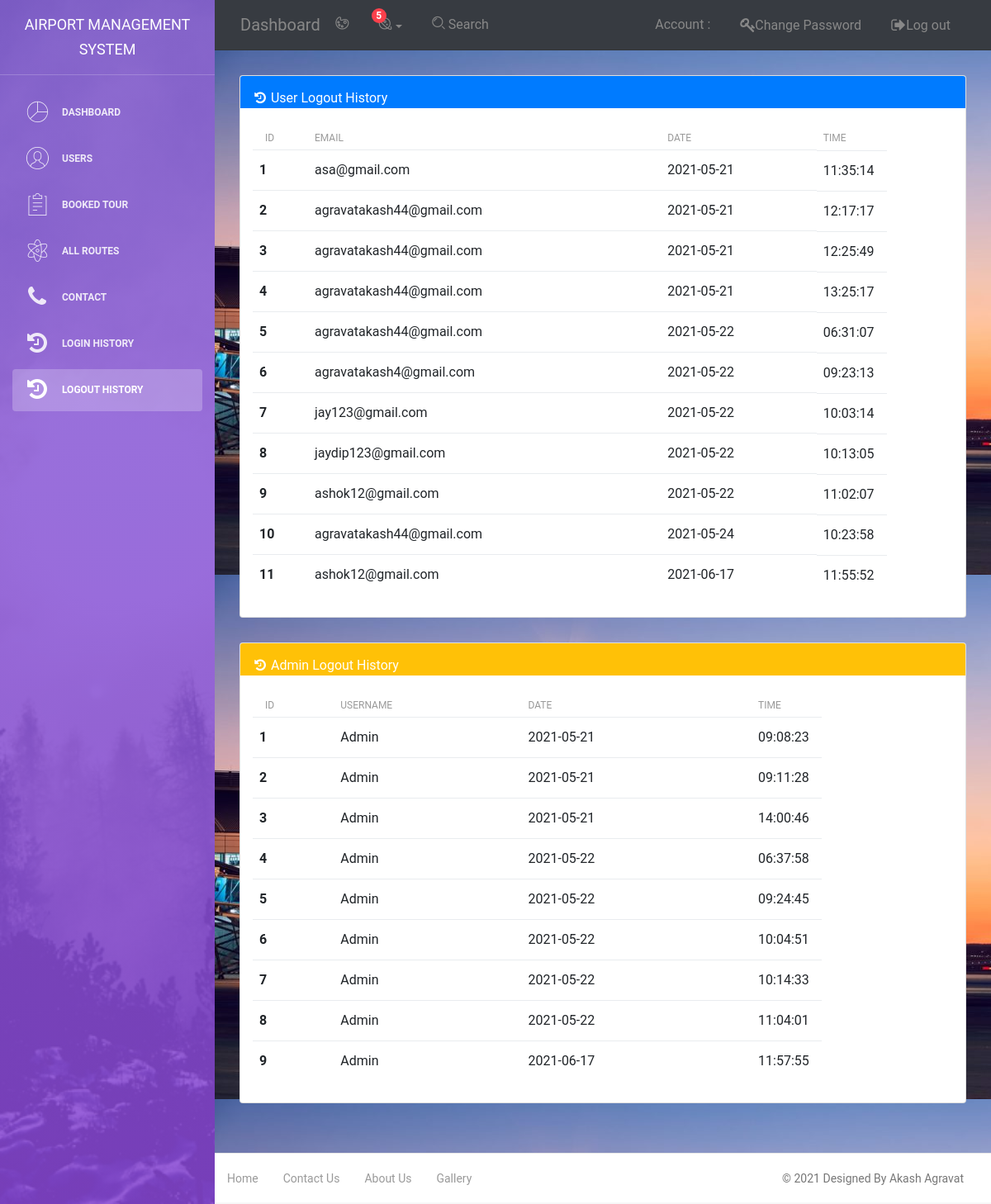
The page /Admin/notification.php on the database its author committed.
### tables this page shows
CREATE TABLE `psglogout` (
  `ID` int(11) NOT NULL,
  `UserName` varchar(200) NOT NULL,
  `Date` varchar(200) NOT NULL,
  `Time` varchar(200) NOT NULL
);

CREATE TABLE `adminogout` (
  `ID` int(100) NOT NULL,
  `UserName` varchar(100) NOT NULL,
  `Date` varchar(100) NOT NULL,
  `Time` varchar(100) NOT NULL
);

### Admin/notification.php (the view, shortened to what this page needs)
<?php
include('include/config.php');
$sql= "SELECT * FROM psglogout";
$result = mysqli_query($conn, $sql);
$sql1= "SELECT * FROM adminogout";
$result1= mysqli_query($conn, $sql1);
?>
<!DOCTYPE html>
<html lang="en">
<head>
    <link rel="stylesheet" href="https://stackpath.bootstrapcdn.com/bootstrap/4.3.1/css/bootstrap.min.css">
    <link rel="stylesheet" href="https://maxcdn.bootstrapcdn.com/font-awesome/latest/css/font-awesome.min.css" />
    <link href="../assets/css/bootstrap.min.css" rel="stylesheet" />
    <link href="../assets/css/light-bootstrap-dashboard.css?v=2.0.0 " rel="stylesheet" />
    <link href="../assets/css/demo.css" rel="stylesheet" />
</head>
<body>
    <div class="wrapper">
        <div class="sidebar" data-image="../assets/img/sidebar-5.jpg">
        <div class="sidebar-wrapper">
                <div class="logo">
                    <a href="#" class="simple-text">
                        Airport Management System
                    </a>
                </div>
                <ul class="nav">
                    <li >
                        <a class="nav-link " href="dashboard.php">
                            <i class="nc-icon nc-chart-pie-35"></i>
                            <p>Dashboard</p>
                        </a>
                    </li>
                    <li>
                        <a class="nav-link" href="Users.php">
                            <i class="nc-icon nc-circle-09"></i>
                            <p>Users</p>
                        </a>
                    </li>
                    <li class="nav-item ">
                        <a class="nav-link" href="BookeTicket.php">
                            <i class="nc-icon nc-notes"></i>
                            <p>Booked Tour</p>
                        </a>
                    </li>
                    <li >
                        <a class="nav-link" href="route.php">
                            <i class="nc-icon nc-atom"></i>
                            <p>All Routes</p>
                        </a>
                    </li>
                    <li>
                        <a class="nav-link" href="contact.php">
                            <i class="fa fa-phone"></i>
                            <p>Contact</p>
                        </a>
                    </li>
                    <li>
                        <a class="nav-link" href="history.php">
                            <i class="fa fa-history"></i>
                            <p>Login History</p>
                        </a>
                    </li>
                    <li class="nav-item active">
                        <a class="nav-link" href="notification.php">
                            <i class="fa fa-history"></i>
                            <p>Logout History</p>
                        </a>
                    </li>
                </ul>
        </div>
        </div>
        <div class="main-panel">
            <nav class="navbar navbar-expand-lg " color-on-scroll="500" style="background-color: rgb(55, 59, 65); ">
                <div class="container-fluid">
                    <a class="navbar-brand" href="#"> Dashboard </a>
                    <div class="collapse navbar-collapse justify-content-end" id="navigation">
                        <ul class="nav navbar-nav mr-auto">
                            <li class="nav-item">
                                <a href="#" class="nav-link" data-toggle="dropdown">
                                    <i class="nc-icon nc-palette"></i>
                                </a>
                            </li>
                            <li class="dropdown nav-item">
                                <a href="notification.php" class="dropdown-toggle nav-link" data-toggle="dropdown">
                                    <i class="nc-icon nc-planet"></i>
                                    <span class="notification">5</span>
                                </a>
                            </li>
                            <li class="nav-item">
                                <a href="https://www.google.com/search?q=" class="nav-link">
                                    <i class="nc-icon nc-zoom-split"></i>
                                    <span class="d-lg-block">&nbsp;Search</span>
                                </a>
                            </li>
                        </ul>
                        <ul class="navbar-nav ml-auto">
                            <li class="nav-item">
                                <a class="nav-link" href="account.php">
                                    <span class="no-icon">Account :  <?php echo $_SESSION['uname']?></span>
                                </a>
                            </li>
                            <li class="nav-item ">
                                <a class="nav-link" href="changeps.php">
                                    <span class="no-icon"><i class="fa fa-key"></i>Change Password</span>
                                </a>
                            </li>
                            <li class="nav-item">
                                <a class="nav-link" href="include/logout.php">
                                    <span class="no-icon"><i class="fa fa-sign-out"></i>Log out</span>
                                </a>
                            </li>
                        </ul>
                    </div>
                </div>
            </nav>
            <div class="content" style="background-image: url(../img/slider\ 1.jpg);">
                <div class="container-fluid">
                    <div class="card  ">
                                <div class="card-header bg-primary text-white"><i class="fa fa-history"></i> User Logout History
                                </div>
                                <div class="card-body">
                            <table class="table table-hover">
                                <thead>
                                    <tr>
                                        <th scope="col">ID</th>
                                        <th scope="col">Email</th>
                                        <th scope="col">Date</th>
                                        <th scope="col">Time</th>
                                    </tr>
                                </thead>
                                <tbody>
                        <?php
                          If (mysqli_num_rows($result) > 0) {
while ($row= mysqli_fetch_row($result))
{
    ?>
                                    <tr>
                                        <th scope="row"><?php echo $row['0']; ?></th>
                                        <td><?php echo $row['1']; ?></td>
                                        <td><?php echo $row['2']; ?></td>
                                        <td><?php echo $row['3']; ?></td>
                                    </tr>
                                    <?php
}
                          }
?>
                                </tbody>
                            </table>
                        </div>
                    </div>
                        <div class="card  ">
                                <div class="card-header bg-warning text-white"><i class="fa fa-history"></i> Admin Logout History
                                </div>
                                <div class="card-body">
                            <table class="table table-hover">
                                <thead>
                                    <tr>
                                        <th scope="col">ID</th>
                                        <th scope="col">UserName</th>
                                        <th scope="col">Date</th>
                                        <th scope="col">Time</th>
                                    </tr>
                                </thead>
                                <tbody>
                        <?php
                          If (mysqli_num_rows($result1) > 0) {
while ($row1= mysqli_fetch_row($result1))
{
    ?>
                                    <tr>
                                        <th scope="row"><?php echo $row1['0']; ?></th>
                                        <td><?php echo $row1['1']; ?></td>
                                        <td><?php echo $row1['2']; ?></td>
                                        <td><?php echo $row1['3']; ?></td>
                                    </tr>
                                    <?php
}
                          }
?>
                                </tbody>
                            </table>
                        </div>
                    </div>
                </div></div>
            <footer class="footer">
                <div class="container-fluid">
                    <nav>
                        <ul class="footer-menu">
                            <li>
                                <a href="../index.html">
                            Home
                        </a>
                            </li>
                            <li>
                                <a href="../Contact.php">
                            Contact Us
                        </a>
                            </li>
                            <li>
                                <a href="../aboutus.html">
                            About Us
                        </a>
                            </li>
                            <li>
                                <a href="../gallery.html">
                            Gallery
                        </a>
                            </li>
                        </ul>
                        <p class="copyright text-center">
                            ©
                            Designed By Akash Agravat
                        </p>
                    </nav>
                </div>
            </footer>
        </div>
    </div>
</body>
</html>

### rows shown on the page
psglogout: ID "1", UserName "asa@gmail.com", Date "2021-05-21", Time "11:35:14"
psglogout: ID "2", UserName "agravatakash44@gmail.com", Date "2021-05-21", Time "12:17:17"
psglogout: ID "3", UserName "agravatakash44@gmail.com", Date "2021-05-21", Time "12:25:49"
psglogout: ID "4", UserName "agravatakash44@gmail.com", Date "2021-05-21", Time "13:25:17"
psglogout: ID "5", UserName "agravatakash44@gmail.com", Date "2021-05-22", Time "06:31:07"
psglogout: ID "6", UserName "agravatakash4@gmail.com", Date "2021-05-22", Time "09:23:13"
psglogout: ID "7", UserName "jay123@gmail.com", Date "2021-05-22", Time "10:03:14"
psglogout: ID "8", UserName "jaydip123@gmail.com", Date "2021-05-22", Time "10:13:05"
psglogout: ID "9", UserName "ashok12@gmail.com", Date "2021-05-22", Time "11:02:07"
psglogout: ID "10", UserName "agravatakash44@gmail.com", Date "2021-05-24", Time "10:23:58"
psglogout: ID "11", UserName "ashok12@gmail.com", Date "2021-06-17", Time "11:55:52"
adminogout: ID "1", UserName "Admin", Date "2021-05-21", Time "09:08:23"
adminogout: ID "2", UserName "Admin", Date "2021-05-21", Time "09:11:28"
adminogout: ID "3", UserName "Admin", Date "2021-05-21", Time "14:00:46"
adminogout: ID "4", UserName "Admin", Date "2021-05-22", Time "06:37:58"
adminogout: ID "5", UserName "Admin", Date "2021-05-22", Time "09:24:45"
adminogout: ID "6", UserName "Admin", Date "2021-05-22", Time "10:04:51"
adminogout: ID "7", UserName "Admin", Date "2021-05-22", Time "10:14:33"
adminogout: ID "8", UserName "Admin", Date "2021-05-22", Time "11:04:01"
adminogout: ID "9", UserName "Admin", Date "2021-06-17", Time "11:57:55"
